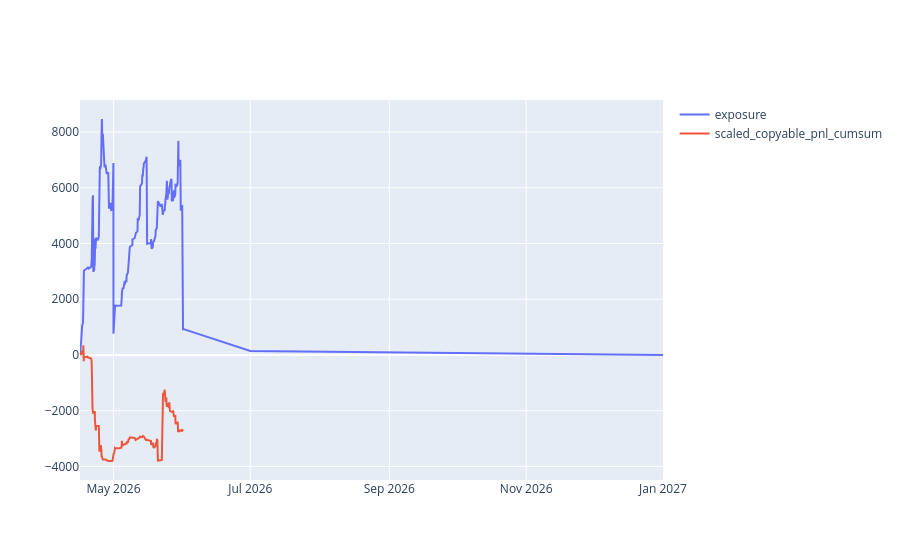

Write notebook code for a chart like this one.
### Code cell
df_plot = df.groupby('end_date_iso').agg(
    scaled_copyable_pnl=('scaled_copyable_pnl', 'sum'),
    ending_exposure=('scaled_copyable_pnl_exposure', 'sum'),
).reset_index()

df.sort_values('bucket', inplace=True)
df['scaled_copyable_pnl_cumsum'] = df['scaled_copyable_pnl'].cumsum()

df_pnl = df[['bucket', 'scaled_copyable_pnl_cumsum']].copy()

# exposure ends at EOD of end_date, so shift by 24h
df_exposure = df_plot[['end_date_iso', 'ending_exposure']].copy()
df_exposure['end_date_iso'] = pd.to_datetime(df_exposure['end_date_iso']) + pd.Timedelta(days=1)
df_exposure.rename(columns={'end_date_iso': 'dt', 'ending_exposure': 'exposure_delta'}, inplace=True)

resolution_exposure = df_exposure.groupby('dt').agg(exposure_delta=('exposure_delta', 'sum')).reset_index()
resolution_exposure['exposure_delta'] = resolution_exposure['exposure_delta'] * -1

buy_exposure = df[['bucket', 'scaled_copyable_pnl_exposure']].rename(columns={'bucket': 'dt', 'scaled_copyable_pnl_exposure': 'exposure_delta'})

df_exposure = ( pd.concat([resolution_exposure, buy_exposure], ignore_index=True)
    .reset_index(drop=True)
)

df_exposure.sort_values('dt', inplace=True)
df_exposure['exposure'] = df_exposure['exposure_delta'].cumsum()

# df_plot['end_date_iso'] = pd.to_datetime(df_plot['end_date_iso']) + pd.Timedelta(days=1)

import plotly.graph_objects as go

fig = go.Figure()

fig.add_trace(go.Scatter(
    x=df_exposure['dt'],
    y=df_exposure['exposure'],
    mode='lines',
    name='exposure'
))

fig.add_trace(go.Scatter(
    x=df_pnl['bucket'],
    y=df_pnl['scaled_copyable_pnl_cumsum'],
    mode='lines',
    name='scaled_copyable_pnl_cumsum'
))

fig.show()

### Figure 1 — Plotly figure (JSON) as saved in the notebook; plotly's stock layout.template omitted (floating-point values rounded to 4 significant figures; data arrays with more than 128 entries replaced by an {"elided": "..."} marker saying what was removed)
{"data": [{"mode": "lines", "name": "exposure", "type": "scatter", "x": {"elided": "539 str values"}, "y": {"elided": "539 float values"}}, {"mode": "lines", "name": "scaled_copyable_pnl_cumsum", "type": "scatter", "x": {"elided": "507 str values"}, "y": {"elided": "507 float values"}}], "layout": {}}
